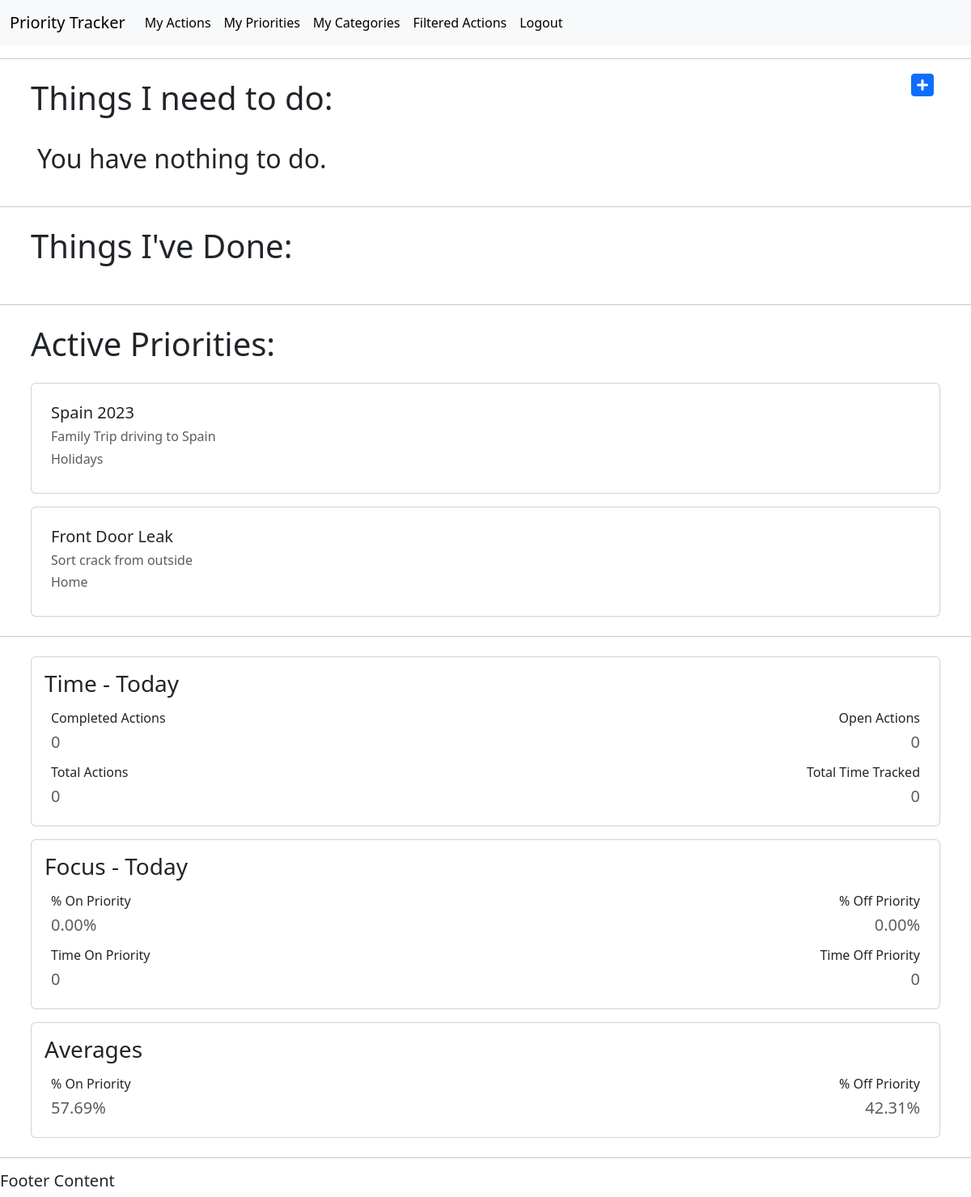
The app's page /actions/ (signed in), older data.
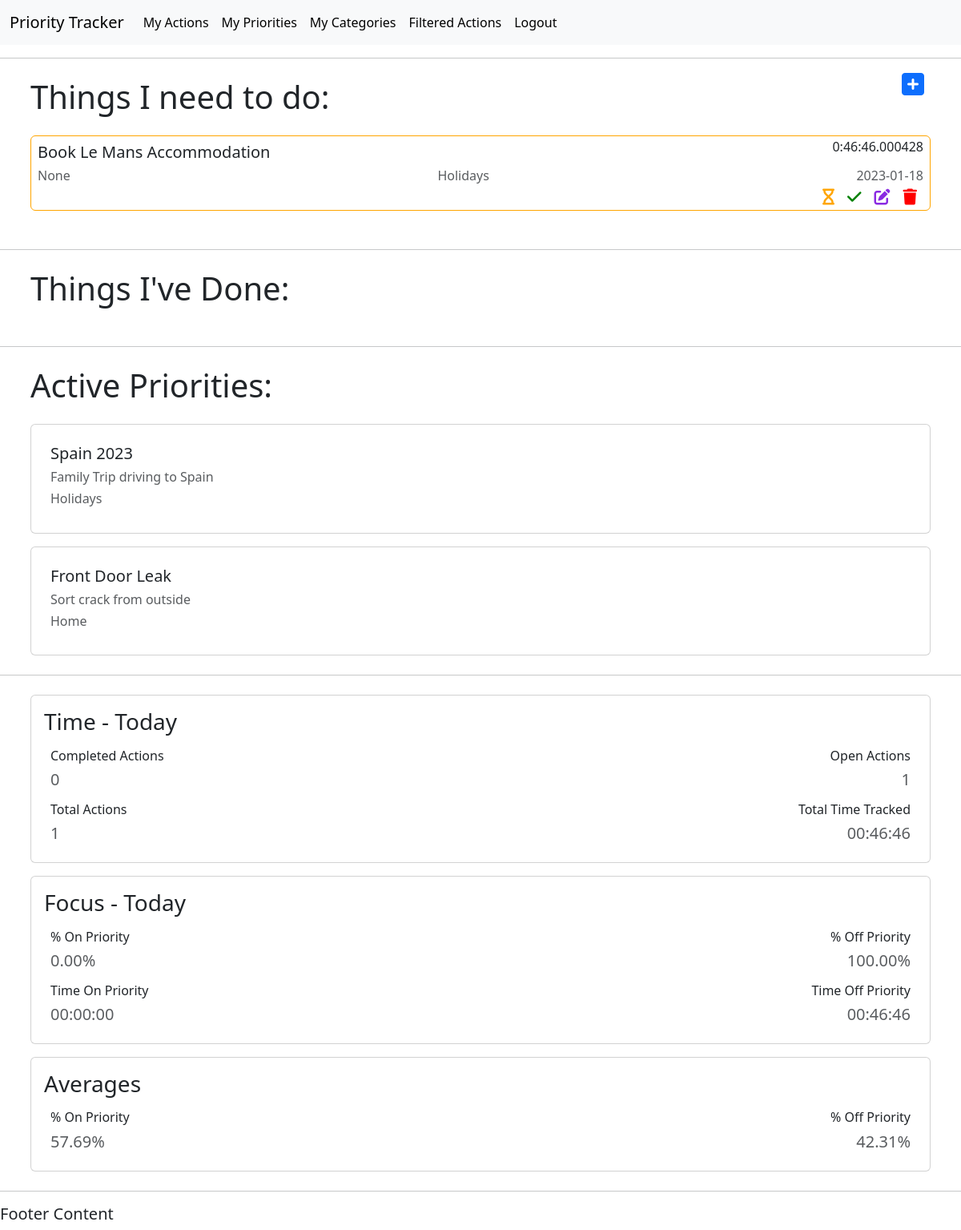
The same page, newer data.
### actions/models.py (models this page shows, shortened)
class Priority(models.Model):
    title = models.CharField(max_length=50, null=False, blank=False)
    description = models.CharField(max_length=150)
    activeStatus = models.BooleanField(null=False, blank=False, default=True)
    category = models.ForeignKey(
        Category, on_delete=models.CASCADE, null=True, blank=True)
    user = models.ForeignKey(
        settings.AUTH_USER_MODEL, on_delete=models.CASCADE, related_name="priorities", null=True)

class Category(models.Model):
    title = models.CharField(max_length=50, null=False, blank=False)
    description = models.CharField(max_length=150)
    user = models.ForeignKey(
        settings.AUTH_USER_MODEL, on_delete=models.CASCADE, related_name="categories", null=True)
    def __str__(self):
        return str(self.title)

class Action(models.Model):
    title = models.CharField(max_length=50, null=False, blank=False)
    tracked_time = models.DurationField(null=True, blank=True)
    active_tracked_time = models.DurationField(null=True, blank=True)
    tracked_start = models.DateTimeField(null=True, blank=True)
    tracked_stop = models.DateTimeField(null=True, blank=True)
    done_status = models.BooleanField(null=False, blank=False, default=False)
    action_date = models.DateField(auto_now_add=True)
    tracking_status = models.BooleanField(null=False, blank=False, default=False)
    category = models.ForeignKey(
        Category, on_delete=models.CASCADE, null=True, blank=True)
    priority = models.ForeignKey(
        Priority, on_delete=models.CASCADE, null=True, blank=True, limit_choices_to={'activeStatus': True})
    user = models.ForeignKey(
        settings.AUTH_USER_MODEL, on_delete=models.CASCADE, related_name="action", null=True)

### actions/views.py (the view)
# urls.py: path('actions/', views.get_action_list, name='get_action_list'),
@login_required(login_url='login')
def get_action_list(request):
    query = date.today()
    completed_actions_count = completed_actions(query)
    open_actions_count = open_actions(query)
    total_actions_count = total_actions(query)
    if total_actions_count > 0:
        total_action_time = tracked_time(query)
        total_seconds = int(tracked_seconds(total_action_time))
        converted_tracked_time = tracked_today(total_seconds)
        on_priority_count = on_priority_actions(query)
        off_priority_count = off_priority_actions(query)
        on_priority_time = on_priority_tracked_time(query)
        off_priority_time = off_priority_tracked_time(query)
        on_priority_seconds = int(tracked_seconds(on_priority_time))
        off_priority_seconds = int(tracked_seconds(off_priority_time))
        converted_on_priority_time = tracked_today(on_priority_seconds)
        converted_off_priority_time = tracked_today(off_priority_seconds)
        on_priority_perc = on_priority_calc(total_seconds, on_priority_seconds)
        off_priority_perc = off_priority_calc(
            total_seconds, off_priority_seconds)
    else:
        total_action_time = 0
        total_seconds = 0
        converted_tracked_time = 0
        on_priority_count = 0
        off_priority_count = 0
        on_priority_time = 0
        off_priority_time = 0
        on_priority_seconds = 0
        off_priority_seconds = 0
        converted_on_priority_time = 0
        converted_off_priority_time = 0
        on_priority_perc = 0
        off_priority_perc = 0
    all_time_tracked = tracked_time_all(query)
    all_time_seconds = int(tracked_seconds(all_time_tracked))
    all_time_on_priority_tracked = on_priority_tracked_all_time(query)
    all_time_off_priority_tracked = off_priority_tracked_all_time(query)
    all_time_on_priority_seconds = int(
            tracked_seconds(all_time_on_priority_tracked))
    all_time_off_priority_seconds = int(
            tracked_seconds(all_time_off_priority_tracked))
    on_priority_perc_all_time = on_priority_calc(
            all_time_seconds, all_time_on_priority_seconds)
    off_priority_perc_all_time = off_priority_calc(
            all_time_seconds, all_time_off_priority_seconds)
    actions = Action.objects.all()
    filtered_actions = Action.objects.filter(action_date=query)
    priorities = Priority.objects.all()
    context = {
        "actions": actions,
        "filtered_actions": filtered_actions,
        "priorities": priorities,
        "completed_actions_count": completed_actions_count,
        "open_actions_count": open_actions_count,
        "total_actions_count": total_actions_count,
        "converted_tracked_time": converted_tracked_time,
        "on_priority_perc": on_priority_perc,
        "off_priority_perc": off_priority_perc,
        "converted_on_priority_time": converted_on_priority_time,
        "converted_off_priority_time": converted_off_priority_time,
        "on_priority_perc_all_time": on_priority_perc_all_time,
        "off_priority_perc_all_time": off_priority_perc_all_time,
    }
    return render(request, 'actions/action_list.html', context)

### actions/templates/actions/action_list.html (shortened to what this page needs)
{% extends 'actions/main.html' %}
{% block content %}
<body>
    <div class="container d-flex p-2 justify-content-between flex-row bd-highlight">
        <h1>Things I need to do:</h1>
        <a class="fa-solid fa-2xl p-2 fa-square-plus" role="button" href="/add-action/"></a>
    </div>
    <div class="container d-flex p-2 flex-column bd-highlight">
        {% for action in filtered_actions %}
        {% if action.done_status == False %}
        <div class="p-2 card bd-highlight open-actions-border">
            <div class="d-flex justify-content-between flex-row bd-highlight">
                <h5 class="card-title bd-highlight">{{ action.title }}</h5>
                <h6 class="card-subtitle bd-highlight">{{ action.tracked_time }}</h6>
            </div>
            <div class="d-flex justify-content-between flex-row bd-highlight">
                <h6 class="text-muted">{{ action.priority }}</h6>
                <h6 class="text-muted">{{ action.category }}</h6>
                <h6 class="text-muted">{{ action.action_date|date:"Y-m-d" }}</h6>
            </div>
            <div class="icon-outer-container">
                <div class="icon-container d-flex justify-content-end">
                    <div class="d-flex justify-content-end col-12">
                        {% if action.tracking_status == False %}
                        <a class="fa-solid fa-lg fa-hourglass p-2 bd-highlight" role="button"
                            href="{% url 'start_timer' action.id %}"></a>
                        <a class="fa-solid fa-lg fa-check p-2 bd-highlight" role="button"
                            href="{% url 'complete_action' action.id %}"></a>
                        <a class="fa-solid fa-lg fa-pen-to-square p-2 bd-highlight" role="button"
                            href="{% url 'update_action' action.id %}"></a>
                        <a class="fa-solid fa-lg fa-trash p-2 bd-highlight" role="button"
                            href="{% url 'delete_action' action.id %}"></a>
                        {% endif %}
                    </div>
                </div>
            </div>
        </div>
    <br>
        {% endif %}
        {% empty %}
        <H2 class="p-2 bd-highlight">You have nothing to do.</H2>
        {% endfor %}
    </div>
        <hr>
    <div class="container d-flex p-2 justify-content-between flex-row bd-highlight">
        <h1>Things I've Done:</h1>
    </div>
    <div>
        <div class="container d-flex p-2 flex-column bd-highlight">
    </div>
    <hr>
        <div class="container d-flex p-2 justify-content-between flex-row bd-highlight">
            <h1>Active Priorities:</h1>
        </div>
        {% for priority in priorities %}
        {% if priority.activeStatus == True %}
        <div class="container d-flex p-2 flex-column bd-highlight">
            <div class="card p-2 bd-highlight">
                <div class="card-body">
                    <h5 class="card-title">{{ priority.title }}</h5>
                    <h6 class="card-text text-muted">{{ priority.description }}</h6>
                    <h6 class="card-title text-muted">{{ priority.category }}</h6>
                </div>
            </div>
        </div>
        {% endif %}
        {% endfor %}
        <hr>
        <div class="container d-flex p-2 flex-column bd-highlight">
            <div class="card p-2 bd-highlight">
                <div class="card-body p-2 bd-highlight">
                    <h3 class="card-title">Time - Today</h3>
                    <div class="p-2 d-flex flex-row bd-highlight justify-content-between">
                        <div>
                            <div class="d-flex justify-content-start">
                                <h6 class="card-title">Completed Actions</h6>
                            </div>
                            <div class="d-flex justify-content-start">
                                <h5 class="card-text text-muted">{{ completed_actions_count }}</h5>
                            </div>
                        </div>
                        <div>
                            <div class="d-flex justify-content-end">
                                <h6 class="card-title">Open Actions</h6>
                            </div>
                            <div class="d-flex justify-content-end">
                                <h5 class="card-text text-muted">{{ open_actions_count }}</h5>
                            </div>
                        </div>
                    </div>
                    <div class="p-2 d-flex justify-content-between flex-row bd-highlight">
                        <div>
                            <div class="d-flex justify-content-start">
                                <h6 class="card-title">Total Actions</h6>
                            </div>
                            <div class="d-flex justify-content-start">
                                <h5 class="card-text text-muted">{{ total_actions_count }}</h5>
                            </div>
                        </div>
                        <div>
                            <div class="d-flex justify-content-end">
                                <h6 class="card-title">Total Time Tracked</h6>
                            </div>
                            <div class="d-flex justify-content-end">
                                <h5 class="card-text text-muted">{{ converted_tracked_time }}</h5>
                            </div>
                        </div>
                    </div>
                </div>
            </div>
        </div>
        <div class="container d-flex p-2 flex-column bd-highlight">
            <div class="card p-2 bd-highlight">
                <div id="today-report" class="card-body p-2 bd-highlight">
                    <h3 class="card-title">Focus - Today</h3>
                    <div class="p-2 d-flex justify-content-between flex-row bd-highlight">
                        <div>
                            <div class="d-flex justify-content-start">
                                <h6 class="card-title">% On Priority</h6>
                            </div>
                            <div class="d-flex justify-content-start">
                                <h5 class="card-text text-muted"><span id="on-priority-perc">{{ on_priority_perc|floatformat:2 }}</span><span>%</span></h5>
                            </div>
                        </div>
                        <div>
                            <div class="d-flex justify-content-end">
                                <h6 class="card-title">% Off Priority</h6>
                            </div>
                            <div class="d-flex justify-content-end">
                                <h5 class="card-text text-muted">{{ off_priority_perc|floatformat:2 }}%</h5>
                            </div>
                        </div>
                    </div>
                    <div class="p-2 d-flex justify-content-between flex-row bd-highlight">
                        <div>
                            <div class="d-flex justify-content-start">
                                <h6 class="card-title">Time On Priority</h6>
                            </div>
                            <div class="d-flex justify-content-start">
                                <h5 class="card-text text-muted">{{ converted_on_priority_time }}</h5>
                            </div>
                        </div>
                        <div>
                            <div class="d-flex justify-content-end">
                                <h6 class="card-title">Time Off Priority</h6>
                            </div>
                            <div class="d-flex justify-content-end">
                                <h5 class="card-text text-muted">{{ converted_off_priority_time }}</h5>
                            </div>
                        </div>
                    </div>
                </div>
            </div>
        </div>
        <div class="container d-flex p-2 flex-column bd-highlight">
            <div class="card p-2 bd-highlight">
                <div id="averages-report" class="card-body p-2 bd-highlight">
                    <h3 class="card-title">Averages</h3>
                    <div class="p-2 d-flex justify-content-between flex-row bd-highlight">
                        <div>
                            <div class="d-flex justify-content-start">
                                <h6 class="card-title">% On Priority</h6>
                            </div>
                            <div class="d-flex justify-content-start">
                                <h5 class="card-text text-muted"><span id="on_priority_perc_all_time">{{ on_priority_perc_all_time|floatformat:2 }}</span><span>%</span></h5>
                            </div>
                        </div>
                        <div>
                            <div class="d-flex justify-content-end">
                                <h6 class="card-title">% Off Priority</h6>
                            </div>
                            <div class="d-flex justify-content-end">
                                <h5 class="card-text text-muted">{{ off_priority_perc_all_time|floatformat:2 }}%</h5>
                            </div>
                        </div>
                    </div>
                </div>
            </div>
        </div>
    </div>
</body>
{% endblock %}

### actions/templates/actions/main.html (shortened to what this page needs)
<!DOCTYPE html>
<html lang="en">
<head>
    {% load static %}
    <link href="https://cdn.jsdelivr.net/npm/bootstrap@5.3.0-alpha1/dist/css/bootstrap.min.css" rel="stylesheet">
    <link href="https://cdnjs.cloudflare.com/ajax/libs/font-awesome/6.2.1/css/all.min.css" rel="stylesheet" type="text/css">
    <link href="{% static 'css/style.css' %}" rel="stylesheet" type="text/css">
</head>
<body>
    <nav class="navbar navbar-expand-lg bg-body-tertiary">
        <div class="container-fluid">
          <a class="navbar-brand" href="#">Priority Tracker</a>
          <div class="collapse navbar-collapse" id="navbarSupportedContent">
            <ul class="navbar-nav me-auto mb-2 mb-lg-0">
              <li class="nav-item">
                <a class="nav-link active" aria-current="page" href="{% url 'get_action_list' %}">My Actions</a>
              </li>
              <li class="nav-item">
                <a class="nav-link active" aria-current="page" href="{% url 'get_priorities_list' %}">My Priorities</a>
              </li>
              <li class="nav-item">
                <a class="nav-link active" aria-current="page" href="{% url 'get_categories_list' %}">My Categories</a>
              </li>
              <li class="nav-item">
                <a id="get-filtered-actions" class="nav-link active" aria-current="page" href="{% url 'get_filtered_action_list' %}">Filtered Actions</a>
              </li>
              <li class="nav-item">
                <a class="nav-link active" aria-current="page" href="{% url 'logout' %}">Logout</a>
              </li>
            </ul>
          </div>
        </div>
      </nav>
    <hr>
    {% block content %}
    {% endblock %}
    <hr>
    <h5>Footer Content</h5>
</body>
</html>

Row changes from the older to the newer data that the page shows:
now on this page (row edited): Action: title "Book Le Mans Accommodation", tracked_time "0:46:46.000428", priority "None", category "Holidays", action_date "2023-01-18", tracking_status False (drawn)
Text that changed along with them:
{{ open_actions_count }}: "0" → "1"
{{ total_actions_count }}: "0" → "1"
{{ converted_tracked_time }}: "0" → "00:46:46"
{{ off_priority_perc|floatformat:2 }}: "0.00" → "100.00"
{{ converted_on_priority_time }}: "0" → "00:00:00"
{{ converted_off_priority_time }}: "0" → "00:46:46"
text no longer shown: "You have nothing to do."
